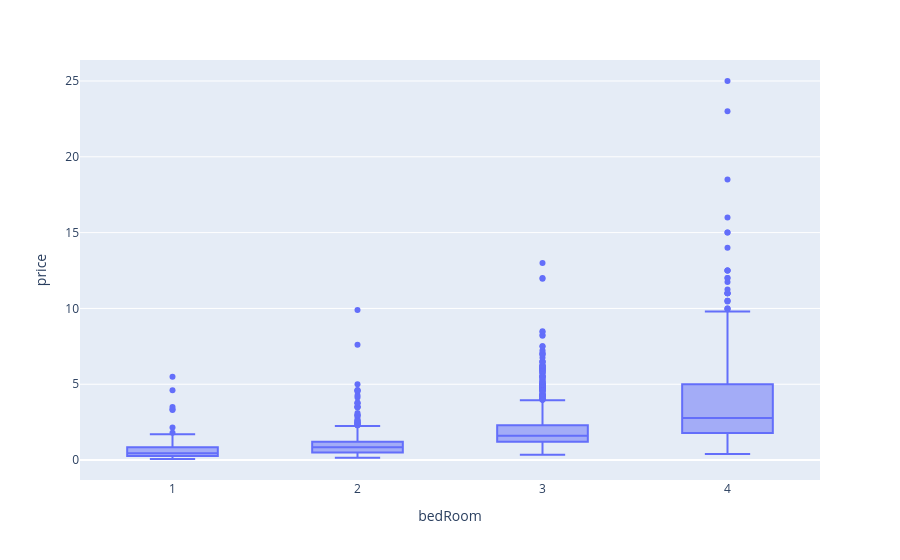

Source (notebook cell):
### Markdown cell above
### boxplot

### Code cell
temp_df = df[df['bedRoom'] <= 4]
fig = px.box(temp_df, x='bedRoom', y='price',)

fig.show()

### Figure 1 — Plotly figure (JSON) as saved in the notebook; plotly's stock layout.template omitted (floating-point values rounded to 4 significant figures; data arrays with more than 128 entries replaced by an {"elided": "..."} marker saying what was removed)
{"data": [{"alignmentgroup": "True", "hovertemplate": "bedRoom=%{x}<br>price=%{y}<extra></extra>", "legendgroup": "", "marker": {"color": "#636efa"}, "name": "", "notched": false, "offsetgroup": "", "orientation": "v", "showlegend": false, "type": "box", "x": {"elided": "3250 int values"}, "x0": " ", "xaxis": "x", "y": {"elided": "3250 float values"}, "y0": " ", "yaxis": "y"}], "layout": {"boxmode": "group", "legend": {"tracegroupgap": 0}, "margin": {"t": 60}, "xaxis": {"anchor": "y", "domain": [0, 1], "title": {"text": "bedRoom"}}, "yaxis": {"anchor": "x", "domain": [0, 1], "title": {"text": "price"}}}}
